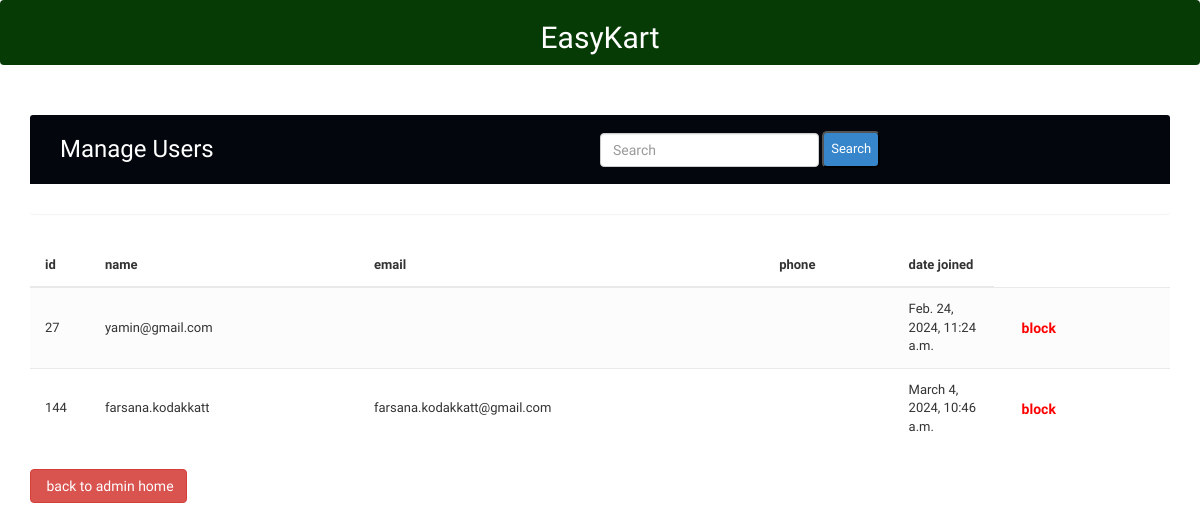
/adminoperations/usermanage/ (signed in), run on an earlier commit of the app's database.
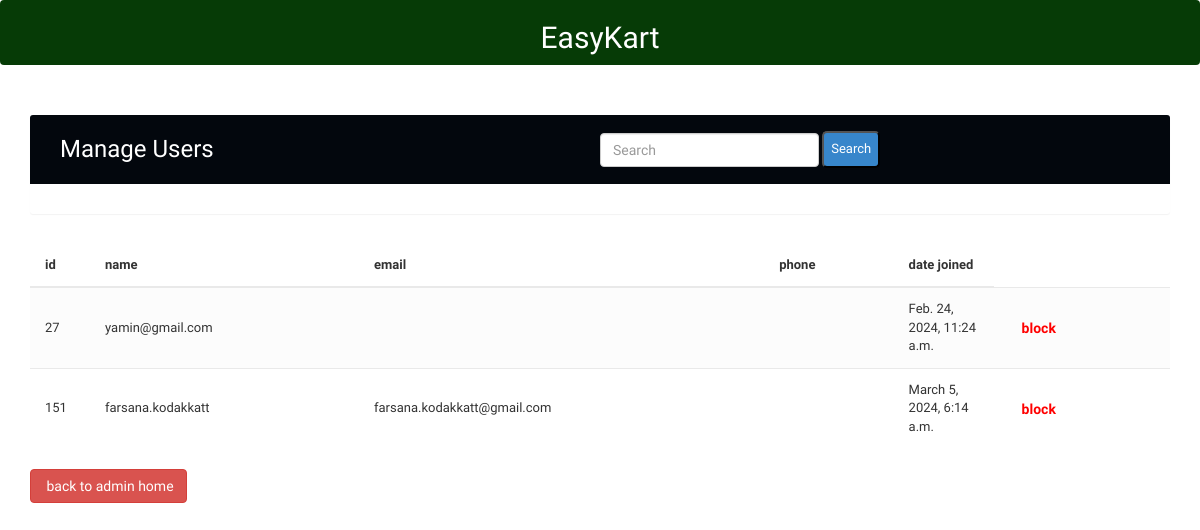
And on a later commit of the database.
### accounts/models.py (models this page shows, shortened)
class Account(AbstractBaseUser):
    first_name   = models.CharField(max_length=50)
    last_name    = models.CharField(max_length=50)
    username     = models.CharField(max_length=50, unique=True)
    email        = models.EmailField(max_length=100,unique=True)
    phone_number = models.CharField(max_length=50)
    otp_fld = models.CharField(max_length=10, blank=True, null=True)
    is_blocked = models.BooleanField(default=False)
    otp_secret = models.CharField(max_length=200,null=True)
    otp_created = models.DateTimeField(auto_now_add=True)
    otp_expiry_time = models.DateTimeField(blank=True, null=True)
    date_joined  = models.DateTimeField(auto_now_add=True)
    last_login   = models.DateTimeField(auto_now_add=True)
    is_admin     = models.BooleanField(default = False)
    is_staff     = models.BooleanField(default = False)
    is_active    = models.BooleanField(default = False)
    is_superadmin     = models.BooleanField(default = False)
    USERNAME_FIELD = 'email'
    REQUIRED_FIELDS = ['username','first_name','last_name']
    objects = MyAccountManager()

### adminoperations/views.py (the view)
# urls.py: path("usermanage/", views.user_manage, name="usermanage"),
def user_manage(request):
    if request.user.is_authenticated:
        user = Account.objects.filter(is_admin=False)
        context = {"user": user}
        return render(request, "admin/user_management.html", context)
    else:
        return render(request, "404.html", status=404)

### carts/context_processors.py (called while the page is built, shortened)
def counter(request):
    cart_count = 0
    if 'admin' in request.path:
        return {}
    return dict(cart_count=cart_count)

### category/context_processors.py (called while the page is built)
def menu_links(request):
    links = Category.objects.all()
    return dict(links=links)

### templates/admin/user_management.html (shortened to what this page needs)
<!DOCTYPE html>
<html lang="en">
<head>
<link rel="stylesheet" href="https://maxcdn.bootstrapcdn.com/font-awesome/4.7.0/css/font-awesome.min.css">
<link rel="stylesheet" href="https://maxcdn.bootstrapcdn.com/bootstrap/3.3.7/css/bootstrap.min.css">
  <body>
	 <nav class="custom-navbar navbar navbar navbar-expand-md navbar-dark bg-dark hai "  arial-label="Furni navigation bar">
                            <div class="container-fluid  text-center">
                                <h1 class="m-auto text1">EasyKart</h1>
							</div>
	 </nav>
    <div class="container">
        <div class="table-wrapper">
            <div class="table-title">
                <div class="row">
                    <div class="col-sm-6">
						<h2>Manage  Users</h2>
					</div>
					  <div class=" col-6">
				          <form class="form-inline col-6 my-2 my-lg-0" method='POST' action="/adminoperations/searchuser/">
							<input class="form-control mr-sm-2" type="search" placeholder="Search" name="query">
							<button class="butto1" type="submit">Search</button>
						  </form>
						</div>
					</div>
                </div>
            </div>
			<div class="table-container">
            <table class="table table-striped table-hover">
                <thead>
                    <tr><th>id</th>
                        <th>name</th>
						<th>email</th>
                        <th>phone</th>
                        <th>date joined</th>
                    </tr>
                </thead>
                <tbody>
                    {% for i in user %}
                    <tr>
                        <td>{{i.id}}</td>
                        <td>{{i.username}}</td>
						<td>{{i.email}}</td>
                        <td>{{i.phone}}</td>
						<td>{{i.date_joined}}</td>
						<td>
							{% if not i.is_blocked %}
                            <a href="/adminoperations/blockuser/{{i.id}}" class=" btn p"  data-toggle="modal">block</a>
							{% else %}
                            <a href="/adminoperations/unblockuser/{{i.id}}" class="btn o " data-toggle="modal">unblock</a>
                             {% endif %}
                        </td>
                    </tr>
					{% endfor %}
                </tbody>
            </table>
		</div>
			<a href="/adminoperations/adminhome/" class="btn btn-danger"> <span >back to admin home</span></a>
        </div>
  </body>
</html>

What changed in the data, as far as the page shows it:
removed Account: id "144", username "farsana.kodakkatt", email "farsana.kodakkatt@gmail.com", date_joined "March 4, 2024, 10:46 a.m."
added Account: id "151", username "farsana.kodakkatt", email "farsana.kodakkatt@gmail.com", date_joined "March 5, 2024, 6:14 a.m."
